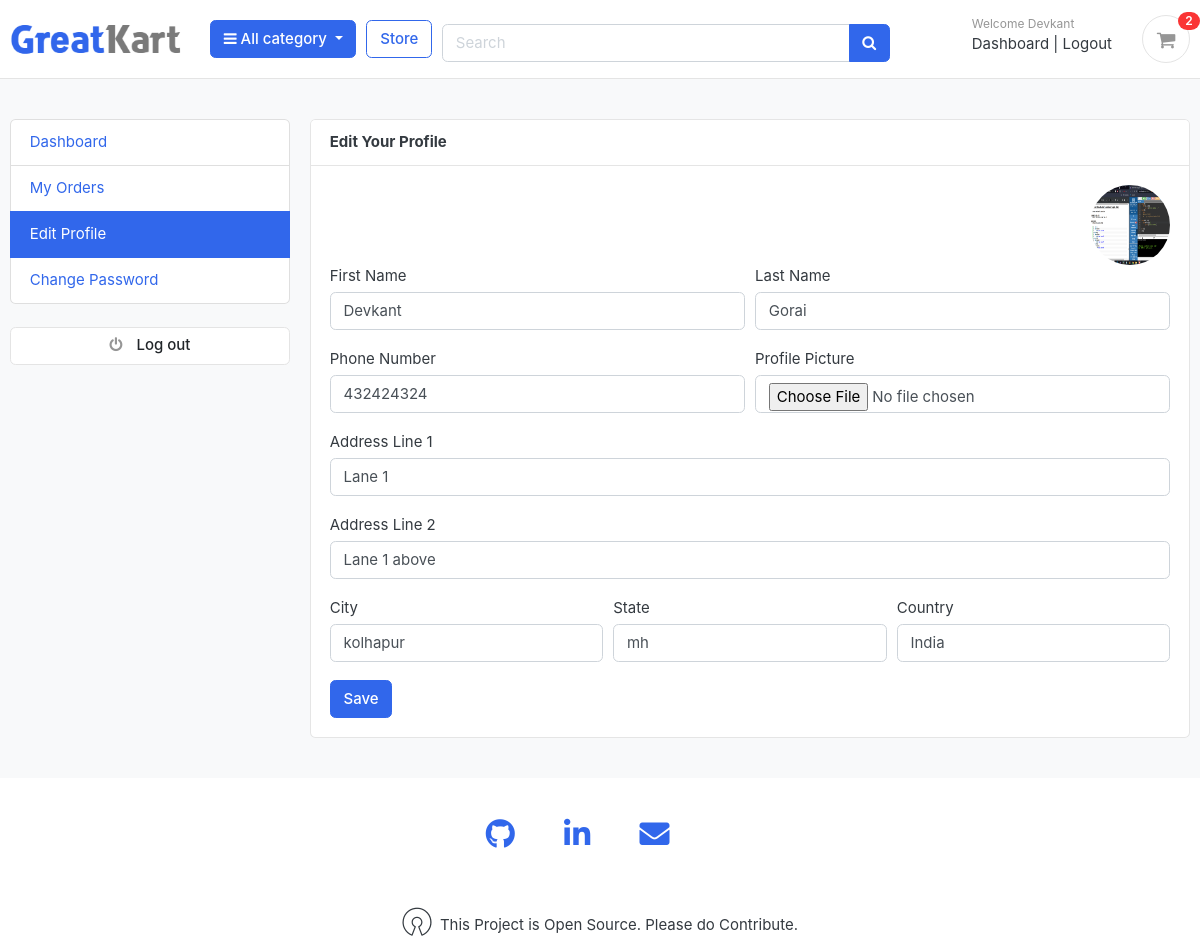
/accounts/edit_profile/ (signed in), run on the app's committed database.
### accounts/models.py (models this page shows, shortened)
class Account(AbstractBaseUser):
	first_name = models.CharField(max_length=50)
	last_name = models.CharField(max_length=50)
	username = models.CharField(max_length=50,unique=True)
	email = models.EmailField(max_length=50,unique=True)
	phone_number = models.CharField(max_length=50)
	date_joined = models.DateTimeField(auto_now_add=True)
	last_login = models.DateTimeField(auto_now_add=True)
	is_admin = models.BooleanField(default=False)
	is_staff = models.BooleanField(default=False)
	is_active = models.BooleanField(default=False)
	is_superadmin = models.BooleanField(default=False)
	USERNAME_FIELD = 'email'
	REQUIRED_FIELDS = ['username','first_name','last_name']
	objects = MyAccountManager()

class UserProfile(models.Model):
	user = models.OneToOneField(Account,on_delete=models.CASCADE)
	address_line_1 = models.CharField(blank = True,max_length = 100)
	address_line_2 = models.CharField(blank=True,max_length = 100)
	profile_picture = models.ImageField(blank = True,upload_to='userprofile',default='userprofile\\avatarcommon.png')
	city = models.CharField(blank = True, max_length = 20)
	state = models.CharField(blank=True, max_length = 20)
	country = models.CharField(blank = True, max_length =20)

### accounts/views.py (the view)
# urls.py: path('edit_profile/',views.edit_profile,name='edit_profile'),
@login_required(login_url='login')
def edit_profile(request):
	userprofile = get_object_or_404(UserProfile,user=request.user)
	if request.method == 'POST':
		user_form = UserForm(request.POST,instance = request.user)
		profile_form = UserProfileForm(request.POST,request.FILES,instance=userprofile)
		if user_form.is_valid() and profile_form.is_valid():
			user_form.save()
			profile_form.save()
			messages.add_message(request,messages.SUCCESS,'Your Profle has been updated!')
			return redirect('edit_profile')
	else:
		user_form = UserForm(instance = request.user)
		profile_form = UserProfileForm(instance=userprofile)
	context = {
		'user_form': user_form,
		'profile_form': profile_form,
		'userprofile':userprofile
	}
	return render(request,'accounts/edit_profile.html',context)

### accounts/forms.py
class UserForm(forms.ModelForm):
	class Meta:
		model = Account
		fields = ('first_name','last_name','phone_number','email')
	def __init__(self,*args,**kwargs):
		super(UserForm,self).__init__(*args,**kwargs)
		for field in self.fields:
			self.fields[field].widget.attrs['class'] = 'form-control'

class UserProfileForm(forms.ModelForm):
	profile_picture = forms.ImageField(required=False,error_messages={'invalid':{"'Image files only"}}, widget = forms.FileInput)
	class Meta:
		model = UserProfile
		fields=('address_line_1','address_line_2','city','state','country','profile_picture')
	def __init__(self,*args,**kwargs):
		super(UserProfileForm,self).__init__(*args,**kwargs)
		for field in self.fields:
			self.fields[field].widget.attrs['class'] = 'form-control'

### carts/context_processors.py (called while the page is built)
def counter(request):
	cart_count = 0
	if 'admin' in request.path:
		return {}
	else:
		try:
			cart = Cart.objects.filter(cart_id = _cart_id(request))
			if request.user.is_authenticated:
				cart_items  = CartItem.objects.all().filter(user =request.user)
			else:
				cart_items  = CartItem.objects.all().filter(cart = cart[:1])
			for cart_item in cart_items:
				cart_count += cart_item.quantity
		except Cart.DoesNotExist:
			cart_count = 0
	return dict(cart_count=cart_count)

### carts/views.py (called while the page is built)
def _cart_id(request):
	cart = request.session.session_key
	if not cart:
		cart = request.session.create()
	return cart

### category/context_processors.py (called while the page is built)
def menu_links(request):
	links = Category.objects.all()
	return dict(links=links)

### category/models.py (called while the page is built)
	def get_url(self):
		return reverse('products_by_category',args =[self.slug])

### templates/accounts/edit_profile.html (shortened to what this page needs)
{% extends "base.html" %} {% block content %}
<section class="section-conten padding-y bg">
    <div class="container">
        <div class="row">
            {% include "includes/dashboard_sidebar.html" %}
            <main class="col-md-9">
                <article class="card">
                    <header class="card-header">
                        <strong class="d-inline-block mr-3"
                            >Edit Your Profile</strong
                        >
                    </header>
                    <div class="card-body">
                    <div class="text-right" >
                        <img src="{{userprofile.profile_picture.url}}" alt="User Profile Picture" width="80" height="80" style="border-radius:50%;">
                    </div>
                        <div class="row">
                            <div class="col-md-12">
                               <form action="{% url 'edit_profile' %}" method="post" enctype="multipart/form-data">
                                    <div class="form-row">
                                        <div class="form-group col-md-6">
                                            <label for="">First Name</label>
                                            {{user_form.first_name}}
                                        </div>
                                        <div class="form-group col-md-6">
                                            <label for="">Last Name</label>
                                            {{user_form.last_name}}
                                        </div>
                                    </div>
                                    <div class="form-row">
                                        <div class="form-group col-md-6">
                                            <label for="">Phone Number</label>
                                           {{user_form.phone_number}}
                                        </div>
                                        <div class="form-group col-md-6">
                                            <label for="">Profile Picture</label>
                                           {{profile_form.profile_picture}}
                                        </div>
                                    </div>
                                    <div class="form-group">
                                        <label for="">Address Line 1</label>
                                        {{profile_form.address_line_1}}
                                    </div>
                                    <div class="form-group">
                                        <label for="">Address Line 2</label>
                                        {{profile_form.address_line_2}}
                                    </div>
                                    <div class="form-row">
                                        <div class="form-group col-md-4">
                                            <label for="">City</label>
                                            {{profile_form.city}}
                                        </div>
                                        <div class="form-group col-md-4">
                                            <label for="">State</label>
                                            {{profile_form.state}}
                                        </div>
                                        <div class="form-group col-md-4">
                                            <label for="">Country</label>
                                           {{profile_form.country}}
                                        </div>
                                    </div>
                                    <input type="submit" value="Save" class="btn btn-primary">
                               </form>
                            </div>
                        </div>
                    </div>
                </article>
            </main>
        </div>
    </div>
</section>
{% endblock content %}

### templates/includes/navbar.html (shortened to what this page needs)
{% load static %}
<header class="section-header">
<section class="header-main border-bottom">
	<div class="container">
<div class="row align-items-center">
	<div class="col-lg-2 col-md-3 col-sm-6 text-center">
		<a href="{% url 'home' %}" class="brand-wrap">
			<img class="logo" src="{% static './images/logo.png' %}">
		</a>
	</div>
	<div class="col-lg col-sm col-md col-6 flex-grow-0 text-center">
		<div class="category-wrap dropdown d-inline-block float-right">
			<button type="button" class="btn btn-primary dropdown-toggle" data-toggle="dropdown">
				<i class="fa fa-bars"></i> All category
			</button>
		</div>
	</div>
	<a href="{% url 'store' %}" class="btn btn-outline-primary">Store</a>
	<div class="col-lg col-md-6 col-sm-12 mt-2">
		<form action="{% url 'search' %}" class="search" method="get">
			<div class="input-group w-100">
			    <input type="text" class="form-control" style="width:60%;" placeholder="Search" name = "keyword" >
			    <div class="input-group-append">
			      <button class="btn btn-primary" type="submit">
			        <i class="fa fa-search"></i>
			      </button>
			    </div>
		    </div>
		</form>
	</div>
	<div class="col-lg-3 col-sm-6 col-8 order-2 order-lg-3">
				<div class="d-flex justify-content-end mb-3 mb-lg-0">
				{% if user.id is None %}
					<div class="widget-header">
						<small class="title text-muted">Welcome guest!</small>
						<div>
							<a href="{% url 'login' %}">Sign in</a> <span class="dark-transp"> | </span>
							<a href="{% url 'register' %}"> Register</a>
						</div>
					</div>
				{% else %}
					<div class="widget-header">
						<small class="title text-muted">Welcome {{user.first_name}}</small>
						<div>
							<a href="{% url 'dashboard' %}">Dashboard</a> <span class="dark-transp"> | </span>
							<a href="{% url 'logout' %}"> Logout</a>
						</div>
					</div>
				{% endif %}
					<a href="{% url 'cart' %}" class="widget-header pl-3 ml-3">
						<div class="icon icon-sm rounded-circle border"><i class="fa fa-shopping-cart"></i></div>
						<span class="badge badge-pill badge-danger notify">{{cart_count}}</span>
					</a>
				</div>
			</div>
</div>
	</div>
</section>
</header>

### static/css/ui.css (style rules this page uses)
html { font-family: "Inter", sans-serif; font-size: 15px; }
.icon-xs, .icon-sm, .icon-md, .icon-lg { display: inline-block; text-align: center; flex-shrink: 0; flex-grow: 0; }
.icon-sm { width: 48px; height: 48px; line-height: 48px !important; font-size: 20px; }
.padding-y { padding-top: 40px; padding-bottom: 40px; }
article:after, .form-group:after { display: block; clear: both; content: ""; }
.bg { background-color: #f8f9fa; }
.header-main { position: relative; padding-top: 1rem; padding-bottom: 1rem; }
.brand-wrap .logo, .navbar-brand .logo { margin-right: 7px; max-height: 42px; display: inline-block; }
.widget-header { display: inline-block; vertical-align: middle; position: relative; }
.widget-header a { color: #343a40; }
.widget-header i { color: #969696; }
.widget-header .title { display: block; }
.widget-header .notify { position: absolute; top: -3px; right: -10px; }
.notify { position: absolute; top: -4px; right: -10px; display: inline-block; padding: 0.25em 0.6em; font-size: 12px; line-height: 1; text-align: center; border-radius: 3rem; color: #fff; background-color: #fa3434; }

### data on the page
Account: first_name "Devkant", last_name "Gorai", phone_number "432424324"
UserProfile: profile_picture (picture), address_line_1 "Lane 1", address_line_2 "Lane 1 above", city "kolhapur", state "mh", country "India"

### other printed values
{{ cart_count }} "2"
